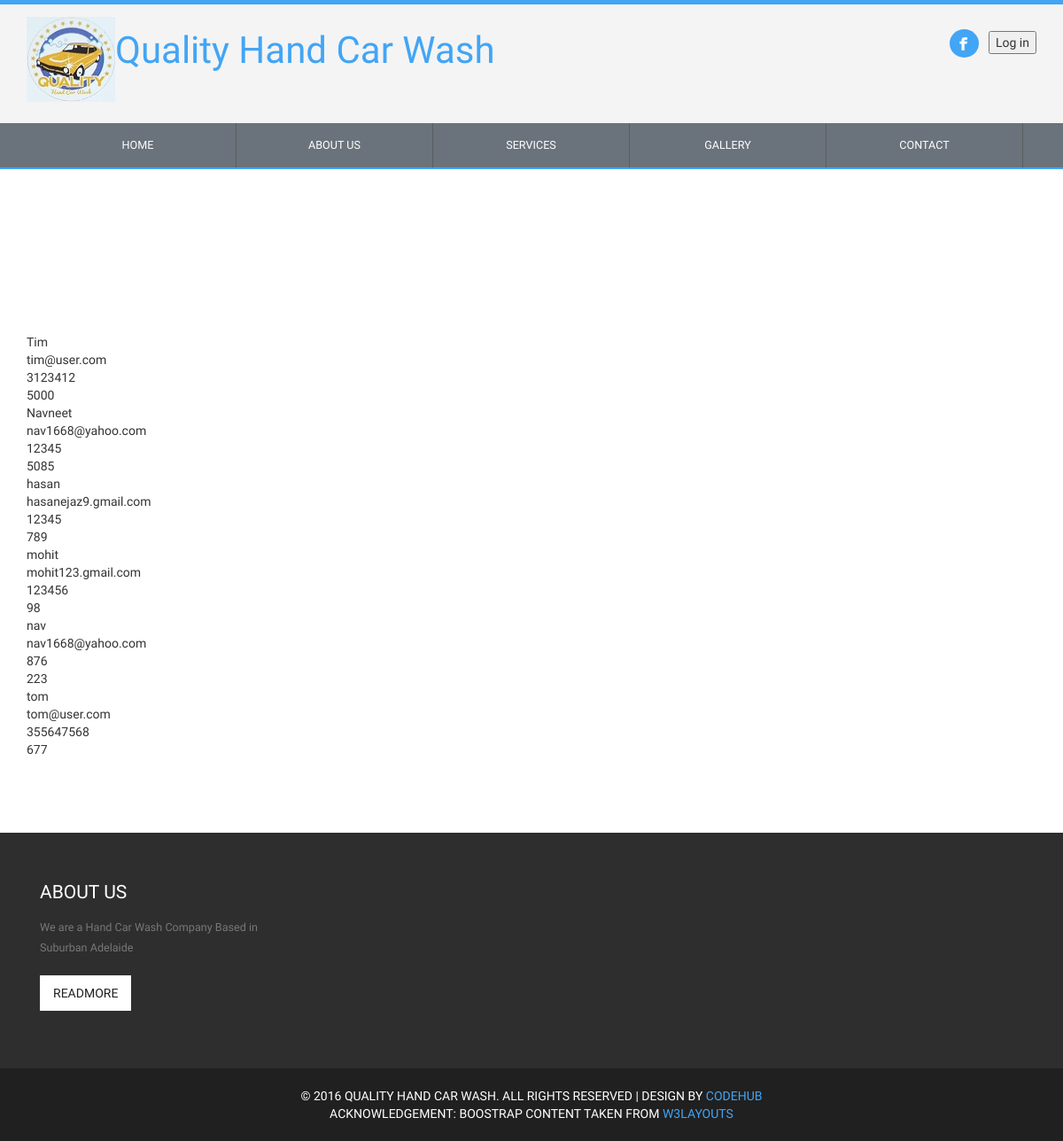
Screenshot of /customerdetails.php with the database file from the repository.
### tables this page shows
CREATE TABLE IF NOT EXISTS `tblcustomer` (
  `Name` varchar(40) NOT NULL,
  `Password` varchar(120) NOT NULL,
  `Email` varchar(20) NOT NULL,
  `TelephoneNumber` varchar(16) NOT NULL,
  `PostCode` int(11) NOT NULL,
  `CustID` int(11) NOT NULL AUTO_INCREMENT,
  PRIMARY KEY (`CustID`),
  UNIQUE KEY `CustID` (`CustID`),
  UNIQUE KEY `key` (`CustID`)
);

### customerdetails.php (the view, shortened to what this page needs)
<!DOCTYPE HTML>
<html>
	<head>
		<link href="css/style.css" rel="stylesheet" type="text/css"  media="all" />
		<link href="css/bootstrap.css" rel="stylesheet" type="text/css" media="all">
		<link rel="stylesheet" href="css/responsiveslides.css">
	</head>
	<body>
		<div class="header">
		<div class="container">
				<div class="logo">
                  <p><img src="images/Car_Wash_Logo.jpg" width="100" height="96" alt=""/><a href="index.html">Quality Hand Car Wash</a>
                  </p>
				</div>
				<div class="top-search-social-nav">
					<ul>
						<li class="active"><a href="#"><img src="images/facebook.png" title="Facebook" alt=""> </a>
                        </li>
                         <button type="button">Log in</button>
					</ul>
				</div>
				<div class="clearfix"> </div>
		  </div>
		</div>
		<div class="top-nav">
				<div class="container">
	   			<div id="navbar" class="navbar-collapse collapse">
	              <ul class="nav navbar-nav">
	                  <li class="home"><a href="index.html">Home</a></li>
					  <li class=""><a href="about.html">About Us</a></li>
					  <li class=""><a href="services.html">Services</a></li>
					  <li class=""><a href="gallery.html">Gallery</a></li>
					  <li class="contact"><a href="contact.html">Contact</a></li>
	              </ul>
	            </div>
				</div>
			</div>
	<div class="content">
		<div class="container">
			<div class="grids">
				<h4></h4><h5> </h5>
<div class="section group">
  <div class="col-md-3 we-do"> </div>
</div>
			</div>
			<div class="recent-places">
			<?php
$conn = mysql_connect("localhost","root","");
$query = "Select * from tblcustomer";
$results = mysql_query($query, $conn);
while ($row = mysql_fetch_assoc($results))   {
     echo  $row['Name']."<br />";
      echo  $row['Email']."<br />";
     echo  $row['TelephoneNumber']."<br />";
      echo  $row['PostCode']."<br />";
}
?>
			    </div>
                </div>
                </div>
	<div class="footer">
                  <div class="container">
			<div class="col-md-3 footer-grid">
				<h3>About us</h3>
				<p>We are a Hand Car Wash Company Based in Suburban Adelaide</p>
				<a href="#">ReadMore</a>
			</div>
			<div class="clearfix"> </div>
		</div>
	</div>
	<div class="copy-right">
		<p>&copy; 2016 Quality Hand Car Wash. All rights reserved | Design by <a href="https://sites.google.com/site/codehub05/"> CodeHub </a></p> <p> Acknowledgement: Boostrap content taken from <a href="http://w3layouts.com/"> W3layouts </a></p>
	</div>
	</body>
</html>

### css/style.css (style rules this page uses)
h4, h5, h6, h1, h2, h3 { margin: 0; }
ul, ol { margin: 0; }
p { margin: 0; }
html, body { font-family: 'Hind-Regular'; font-size: 100%; background:#fff; }
body { font-family: 'Sintony', sans-serif !important; border-top:5px solid #42A5F5; }
body a { text-decoration:none; transition:0.5s all; -webkit-transition:0.5s all; -moz-transition:0.5s all; -o-transition:0.5s all; -ms-transition:0.5s all; }
.header { padding:1em 0em; background:rgba(238, 238, 238, 0.63); }
.top-search-social-nav ul { margin:1em 0em 0em 0em; padding:0px; }
.logo { float:left; }
.logo a { font-size:3em; color: #42a5f5; font-family: 'Fjalla One', sans-serif; }
.top-search-social-nav ul li { display:inline-block; }
.top-search-social-nav ul li a { background: #000; padding: 8px 9px; -webkit-transition: all 0.3s ease-out; -moz-transition: all 0.3s ease-out; -ms-transition: all 0.3s ease-out; -o-transition: all 0.3s ease-out; transition: all 0.3s ease-out; display: block; margin: 0px 8px 0px 0px; -webkit-border-radius: 50%; -moz-border-radius: 50%; border-radius: 50%; font-family: 'Sintony', sans-serif; line-height: 1em; }
.top-search-social-nav li.active> a, .top-search-social-nav li> a:hover { background:#42a5f5; }
.top-search-social-nav { float:right; }
.top-nav { background:#6a737b; border-bottom: 2px solid #42A5F5; }
.top-nav ul li { display:inline-block; float:left; width:20%; border-right: 1px solid rgba(78, 78, 78, 0.57); }
.top-nav li a { padding: 15px 101px; display: block; text-transform: uppercase; color: #FFF; -webkit-transition: all 0.3s ease-out; -moz-transition: all 0.3s ease-out; -ms-transition: all 0.3s ease-out; -o-transition: all 0.3s ease-out; transition: all 0.3s ease-out; font-size: 0.9em; text-align: center; font-family: 'Sintony', sans-serif; }
.navbar-nav { float: none !important; }
.content { margin:6em 0em; }
.section { clear: both; padding: 0px; margin: 0px; }
.group:before, .group:after { content:""; display:table; }
.group:after { clear:both; }
.group { zoom:1; }
.grids h5 { float: right; width: 85%; background: url(../images/hd-bg.png) 0% 73% repeat-x; display: inline-block; padding: 10px; height: 15px; margin:0em; }
.recent-places { margin: 5em 0em 0em 0em; }
.we-do { padding: 0em 0.6em 0em 0em !important; }
.footer { background:#2E2E2E; padding:4em 0em; }
.footer-grid h3 { font-family: 'Sintony', sans-serif; color: #FFF; font-size: 1.5em; text-transform: uppercase; margin: 0em 0em 0.8em 0em; }
.footer-grid p { font-size: 0.9em; color: #777; line-height: 1.8em; font-family: 'Sintony', sans-serif; }
.footer-grid a { font-family: 'Sintony', sans-serif; color: #202020; font-size: 1em; text-transform: uppercase; background: #FFF; padding: 10px 15px; display: inline-block; margin: 9px 0; -webkit-transition: all 0.3s ease-out; -moz-transition: all 0.3s ease-out; -ms-transition: all 0.3s ease-out; -o-transition: all 0.3s ease-out; transition: all 0.3s ease-out; }
.copy-right { text-align:center; padding:1.5em 0em; background:#202020; }
.copy-right p { font-family: 'Sintony', sans-serif; color: #FFF; font-size: 1em; margin: 0em; text-transform: uppercase; }
.copy-right p a { color:#42a5f5; font-family: 'Sintony', sans-serif; -webkit-transition: all 0.3s ease-out; -moz-transition: all 0.3s ease-out; -ms-transition: all 0.3s ease-out; -o-transition: all 0.3s ease-out; transition: all 0.3s ease-out; }
@media (max-width:1366px) { .top-nav li a { padding: 15px 95.6px; } }
@media (max-width:1366px) { .grids h5 { width: 84%; } }
@media (max-width:1280px) { .top-nav li a { padding: 15px 87.9px; } }
@media (max-width:1280px) { .grids h5 { width: 84%; } }

### rows the page displays
tblcustomer: Name "Tim", Email "tim@user.com", TelephoneNumber "3123412", PostCode "5000"
tblcustomer: Name "Navneet", Email "nav1668@yahoo.com", TelephoneNumber "12345", PostCode "5085"
tblcustomer: Name "hasan", Email "hasanejaz9.gmail.com", TelephoneNumber "12345", PostCode "789"
tblcustomer: Name "mohit", Email "mohit123.gmail.com", TelephoneNumber "123456", PostCode "98"
tblcustomer: Name "nav", Email "nav1668@yahoo.com", TelephoneNumber "876", PostCode "223"
tblcustomer: Name "tom", Email "tom@user.com", TelephoneNumber "355647568", PostCode "677"
